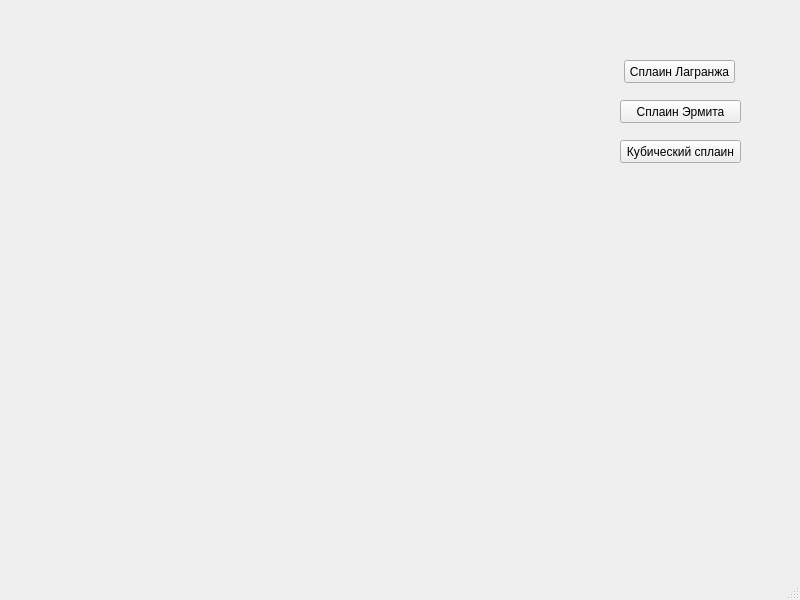
<?xml version="1.0" encoding="UTF-8"?>
<ui version="4.0">
 <class>MainWindow</class>
 <widget class="QMainWindow" name="MainWindow">
  <property name="geometry">
   <rect>
    <x>0</x>
    <y>0</y>
    <width>800</width>
    <height>600</height>
   </rect>
  </property>
  <property name="windowTitle">
   <string>MainWindow</string>
  </property>
  <widget class="QWidget" name="centralwidget">
   <widget class="DrawWidget" name="draw_widget" native="true">
    <property name="geometry">
     <rect>
      <x>-10</x>
      <y>40</y>
      <width>981</width>
      <height>704</height>
     </rect>
    </property>
    <widget class="QPushButton" name="pushButton">
     <property name="geometry">
      <rect>
       <x>634</x>
       <y>20</y>
       <width>111</width>
       <height>23</height>
      </rect>
     </property>
     <property name="text">
      <string>Сплаин Лагранжа</string>
     </property>
    </widget>
    <widget class="QPushButton" name="pushButton_2">
     <property name="geometry">
      <rect>
       <x>630</x>
       <y>60</y>
       <width>121</width>
       <height>23</height>
      </rect>
     </property>
     <property name="text">
      <string>Сплаин Эрмита</string>
     </property>
    </widget>
    <widget class="QPushButton" name="pushButton_3">
     <property name="geometry">
      <rect>
       <x>630</x>
       <y>100</y>
       <width>121</width>
       <height>23</height>
      </rect>
     </property>
     <property name="text">
      <string>Кубический сплаин</string>
     </property>
    </widget>
   </widget>
  </widget>
  <widget class="QMenuBar" name="menubar">
   <property name="geometry">
    <rect>
     <x>0</x>
     <y>0</y>
     <width>800</width>
     <height>21</height>
    </rect>
   </property>
  </widget>
  <widget class="QStatusBar" name="statusbar"/>
 </widget>
 <customwidgets>
  <customwidget>
   <class>DrawWidget</class>
   <extends>QWidget</extends>
   <header location="global">drawwidget.h</header>
   <container>1</container>
  </customwidget>
 </customwidgets>
 <resources/>
 <connections/>
</ui>
